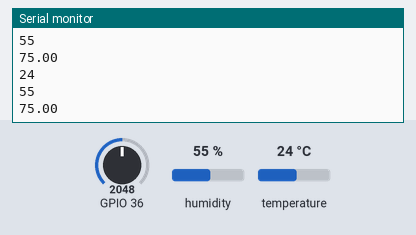
Recording of a sketch running on a simulated ESP32. On the bench: the last lines printed to the serial monitor. The inputs (shaded band) are chosen by the test bench; at power-on: humidity 55 %, GPIO 36 = 2048, temperature 24 °C. WiFi joins after 1.5 s; servers stay silent unless stated.

Above: at 3.2 s.
3.3 s: humidity set to 22 %
4.8 s: GPIO 36 set to 2866
At 4.8 s:
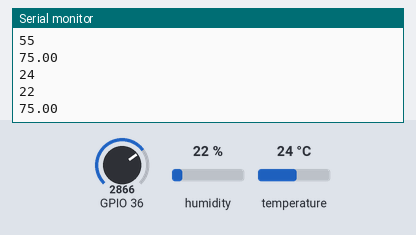
6.3 s: temperature set to 12 °C
At 7.0 s:
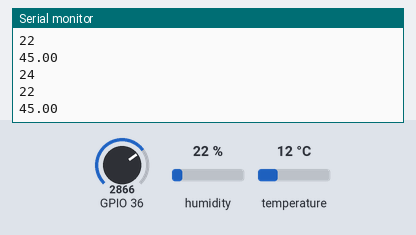
7.8 s: GPIO 36 set to 3603
At 9.1 s:
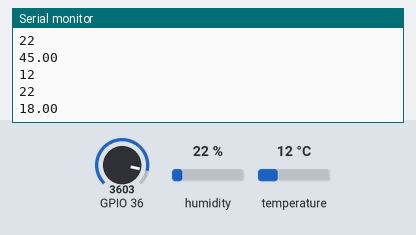
9.3 s: humidity set to 40 %
At 10.9 s:
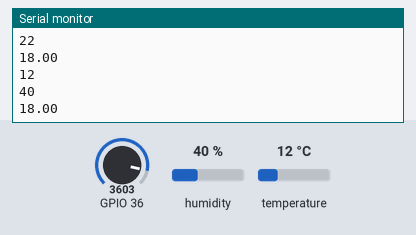
Timing chart, 0 to 11.8 s (numbered marks = the images above; inputs shaded):
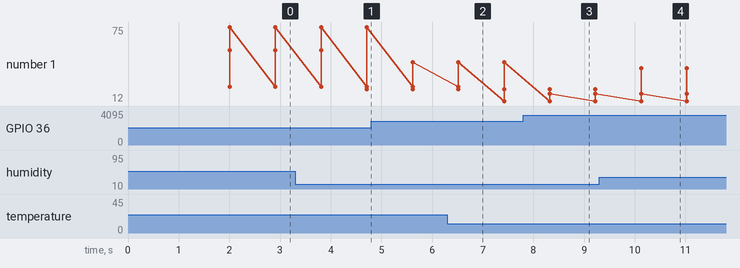

Measured:
- after the input at 7.8 s, the serial monitor: prints a new line after 0.52 s (image 3)
- after the input at 9.3 s, the serial monitor: prints a new line after 0.83 s (image 4)
- plotted number 1: 75 → 45 after the input at 4.8 s, 45 → 18 after the input at 7.8 s

The sketch:

thingspeak.ino
```cpp
#include <WiFi.h>;
#include <WiFiClient.h>;
#include <ThingSpeak.h>;
#include "DHT.h";
#define DHTPIN 13
#define DHTTYPE DHT22 // DHT 22
const char* ssid = "EGATEEMIFI_CBFF"; //Your Network SSID
const char* password = "30359356"; //Your Network Password
WiFiClient client;
unsigned long myChannelNumber =1691654; //Your Channel Number (Without Brackets)
const char * myWriteAPIKey = "S8OFWFJV4RMPXY55"; //Your Write API Key
 DHT dht(DHTPIN, DHTTYPE);
 float sm;
 int val;
void setup()
{
  //delay(100);
  Serial.begin(9600);
  WiFi.begin(ssid, password);

  while (WiFi.status() != WL_CONNECTED) {
    delay(1000);
    Serial.println("Connecting to WiFi..");
  }

  Serial.println("Connected to the WiFi network");
  dht.begin();
   ThingSpeak.begin(client);
}

void loop()
{

  int h = dht.readHumidity();
  int t = dht.readTemperature();
  val=analogRead(A0);
  sm=map(val,4095,1400,0,100);
 Serial.println(t);// printing the value of temp in the serial Monitor
 Serial.println(h);// printing the value of hum in the serial Monitor
 Serial.println(sm);//printing the value of soil moisture in the serial Monitor
 ThingSpeak.writeField(myChannelNumber, 1,t, myWriteAPIKey);
  ThingSpeak.writeField(myChannelNumber, 2,h, myWriteAPIKey);
  ThingSpeak.writeField(myChannelNumber, 3,sm, myWriteAPIKey);
}
```
